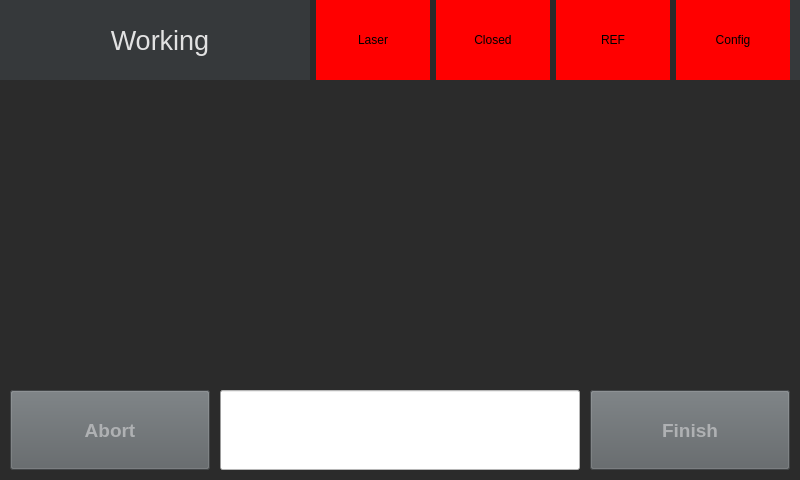
<?xml version="1.0" encoding="UTF-8"?>
<ui version="4.0">
 <class>VorlageUi</class>
 <widget class="QWidget" name="VorlageUi">
  <property name="geometry">
   <rect>
    <x>0</x>
    <y>0</y>
    <width>800</width>
    <height>480</height>
   </rect>
  </property>
  <property name="minimumSize">
   <size>
    <width>800</width>
    <height>480</height>
   </size>
  </property>
  <property name="windowTitle">
   <string>Form</string>
  </property>
  <property name="styleSheet">
   <string notr="true">background-color: rgb(43, 43, 43);
color: rgb(60, 63, 65);</string>
  </property>
  <widget class="QWidget" name="widget" native="true">
   <property name="geometry">
    <rect>
     <x>0</x>
     <y>0</y>
     <width>800</width>
     <height>480</height>
    </rect>
   </property>
   <property name="minimumSize">
    <size>
     <width>800</width>
     <height>480</height>
    </size>
   </property>
   <widget class="QLabel" name="helpTitle_2">
    <property name="geometry">
     <rect>
      <x>0</x>
      <y>0</y>
      <width>800</width>
      <height>80</height>
     </rect>
    </property>
    <property name="font">
     <font>
      <pointsize>20</pointsize>
      <weight>50</weight>
      <bold>false</bold>
     </font>
    </property>
    <property name="styleSheet">
     <string notr="true">background-color: rgb(54, 57, 59);
color: rgb(226, 226, 226);</string>
    </property>
    <property name="text">
     <string/>
    </property>
    <property name="alignment">
     <set>Qt::AlignCenter</set>
    </property>
   </widget>
   <widget class="QWidget" name="horizontalLayoutWidget_2">
    <property name="geometry">
     <rect>
      <x>10</x>
      <y>0</y>
      <width>780</width>
      <height>80</height>
     </rect>
    </property>
    <layout class="QHBoxLayout" name="horizontalLayout_3">
     <item>
      <widget class="QLabel" name="pageTitle">
       <property name="minimumSize">
        <size>
         <width>300</width>
         <height>0</height>
        </size>
       </property>
       <property name="font">
        <font>
         <pointsize>20</pointsize>
         <weight>50</weight>
         <bold>false</bold>
        </font>
       </property>
       <property name="styleSheet">
        <string notr="true">background-color: rgb(54, 57, 59);
color: rgb(226, 226, 226);</string>
       </property>
       <property name="text">
        <string>Working</string>
       </property>
       <property name="alignment">
        <set>Qt::AlignCenter</set>
       </property>
      </widget>
     </item>
     <item>
      <widget class="QLabel" name="laserLight">
       <property name="minimumSize">
        <size>
         <width>0</width>
         <height>0</height>
        </size>
       </property>
       <property name="maximumSize">
        <size>
         <width>999</width>
         <height>9999</height>
        </size>
       </property>
       <property name="styleSheet">
        <string notr="true">background-color: red;
color: rgb(0, 0, 0);</string>
       </property>
       <property name="text">
        <string>Laser</string>
       </property>
       <property name="alignment">
        <set>Qt::AlignCenter</set>
       </property>
      </widget>
     </item>
     <item>
      <widget class="QLabel" name="closedLight">
       <property name="minimumSize">
        <size>
         <width>0</width>
         <height>0</height>
        </size>
       </property>
       <property name="maximumSize">
        <size>
         <width>9999</width>
         <height>999</height>
        </size>
       </property>
       <property name="styleSheet">
        <string notr="true">background-color: red;
color: rgb(0, 0, 0);</string>
       </property>
       <property name="text">
        <string>Closed</string>
       </property>
       <property name="alignment">
        <set>Qt::AlignCenter</set>
       </property>
      </widget>
     </item>
     <item>
      <widget class="QLabel" name="refLight">
       <property name="minimumSize">
        <size>
         <width>0</width>
         <height>0</height>
        </size>
       </property>
       <property name="maximumSize">
        <size>
         <width>9999</width>
         <height>9999</height>
        </size>
       </property>
       <property name="styleSheet">
        <string notr="true">background-color: red;
color: rgb(0, 0, 0);</string>
       </property>
       <property name="text">
        <string>REF</string>
       </property>
       <property name="alignment">
        <set>Qt::AlignCenter</set>
       </property>
      </widget>
     </item>
     <item>
      <widget class="QLabel" name="configLight">
       <property name="minimumSize">
        <size>
         <width>0</width>
         <height>0</height>
        </size>
       </property>
       <property name="maximumSize">
        <size>
         <width>9999</width>
         <height>9999</height>
        </size>
       </property>
       <property name="styleSheet">
        <string notr="true">background-color: red;
color: rgb(0, 0, 0);</string>
       </property>
       <property name="text">
        <string>Config</string>
       </property>
       <property name="alignment">
        <set>Qt::AlignCenter</set>
       </property>
      </widget>
     </item>
    </layout>
   </widget>
   <widget class="QProgressBar" name="progressBar">
    <property name="geometry">
     <rect>
      <x>220</x>
      <y>390</y>
      <width>360</width>
      <height>80</height>
     </rect>
    </property>
    <property name="styleSheet">
     <string notr="true">background-color: rgb(255, 255, 255);
color: rgb(255, 255, 255);</string>
    </property>
    <property name="value">
     <number>0</number>
    </property>
   </widget>
   <widget class="QPushButton" name="cancelBtn">
    <property name="geometry">
     <rect>
      <x>10</x>
      <y>390</y>
      <width>200</width>
      <height>80</height>
     </rect>
    </property>
    <property name="minimumSize">
     <size>
      <width>0</width>
      <height>0</height>
     </size>
    </property>
    <property name="maximumSize">
     <size>
      <width>999</width>
      <height>999</height>
     </size>
    </property>
    <property name="font">
     <font>
      <pointsize>14</pointsize>
      <weight>75</weight>
      <bold>true</bold>
     </font>
    </property>
    <property name="styleSheet">
     <string notr="true">background-color: rgb(92, 97, 100);
color: rgb(175, 177, 179);
</string>
    </property>
    <property name="text">
     <string>Abort</string>
    </property>
    <property name="iconSize">
     <size>
      <width>32</width>
      <height>32</height>
     </size>
    </property>
    <property name="checkable">
     <bool>false</bool>
    </property>
   </widget>
   <widget class="QLabel" name="label">
    <property name="geometry">
     <rect>
      <x>10</x>
      <y>80</y>
      <width>781</width>
      <height>311</height>
     </rect>
    </property>
    <property name="text">
     <string/>
    </property>
    <property name="scaledContents">
     <bool>true</bool>
    </property>
    <property name="alignment">
     <set>Qt::AlignCenter</set>
    </property>
   </widget>
   <widget class="QPushButton" name="finishedBtn">
    <property name="enabled">
     <bool>true</bool>
    </property>
    <property name="geometry">
     <rect>
      <x>590</x>
      <y>390</y>
      <width>200</width>
      <height>80</height>
     </rect>
    </property>
    <property name="minimumSize">
     <size>
      <width>0</width>
      <height>0</height>
     </size>
    </property>
    <property name="maximumSize">
     <size>
      <width>999</width>
      <height>999</height>
     </size>
    </property>
    <property name="font">
     <font>
      <pointsize>14</pointsize>
      <weight>75</weight>
      <bold>true</bold>
     </font>
    </property>
    <property name="styleSheet">
     <string notr="true">background-color: rgb(92, 97, 100);
alternate-background-color: rgb(200, 200, 200);
color: rgb(175, 177, 179);
</string>
    </property>
    <property name="text">
     <string>Finish</string>
    </property>
    <property name="iconSize">
     <size>
      <width>32</width>
      <height>32</height>
     </size>
    </property>
    <property name="checkable">
     <bool>false</bool>
    </property>
    <property name="autoDefault">
     <bool>false</bool>
    </property>
    <property name="default">
     <bool>false</bool>
    </property>
    <property name="flat">
     <bool>false</bool>
    </property>
   </widget>
   <zorder>label</zorder>
   <zorder>helpTitle_2</zorder>
   <zorder>horizontalLayoutWidget_2</zorder>
   <zorder>progressBar</zorder>
   <zorder>cancelBtn</zorder>
   <zorder>finishedBtn</zorder>
  </widget>
 </widget>
 <resources/>
 <connections/>
</ui>
